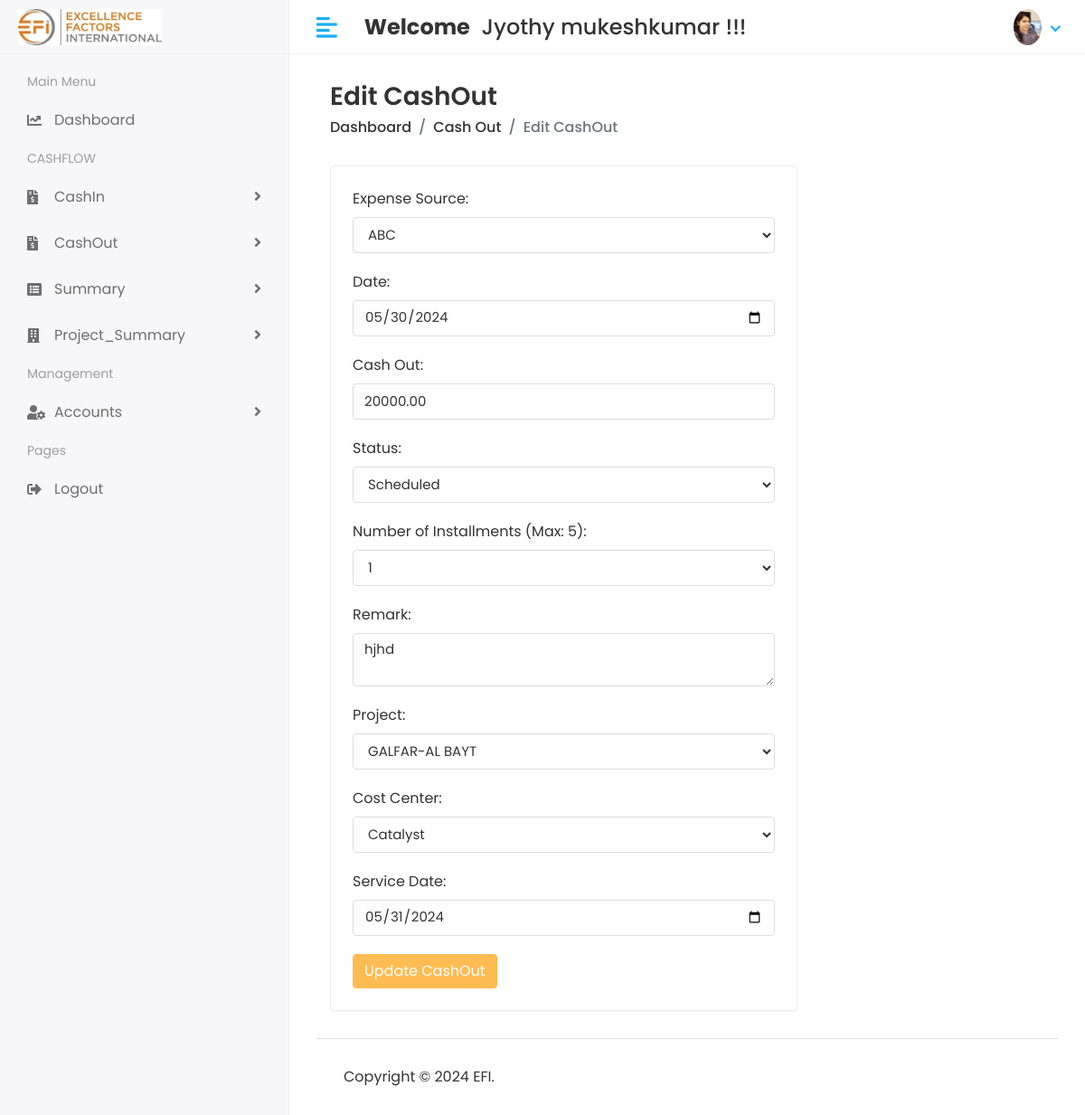
/account/CashOut/Edit/1281 (signed in), run on the app's committed database.
### cashflow/models.py (models this page shows, shortened)
class CustomUser(AbstractUser):
    USER_TYPES = (
        ('1', 'Account Team'),
        ('2', 'Manager'),
        ('3', 'Admin'),
    )
    user_type = models.CharField(choices=USER_TYPES, max_length=50, default='ACCOUNT_TEAM')
    profile_pic = models.ImageField(upload_to='profile_pics', blank=True, null=True)

class Cashout(models.Model):
    STATUS_CHOICES = [
        ('Paid', 'Paid'),
        ('Scheduled', 'Scheduled'),
    ]
    COST_CENTER_CHOICES = [
        ('catalyst', 'Catalyst'),
        ('oil_and_gas', 'Oil and Gas'),
        ('general_chemicals', 'General Chemicals'),
        ('overhead', 'Overhead'),
    ]
    expense_source = models.ForeignKey(ExpenseSource, on_delete=models.DO_NOTHING)
    date = models.DateField()
    cash_out = models.DecimalField(max_digits=10, decimal_places=2, default=0.0)
    status = models.CharField(max_length=50, choices=STATUS_CHOICES, default='Paid')
    delayed_date = models.DateField(null=True, blank=True)
    remark = models.TextField(blank=True)
    project = models.ForeignKey(Project, on_delete=models.DO_NOTHING, blank=True, null=True)
    cost_center = models.CharField(max_length=50, choices=COST_CENTER_CHOICES, default='catalyst', blank=True, null=True)
    service_date = models.DateField()
    installment_details = models.JSONField(blank=True, null=True)
    total_installment_amount = models.DecimalField(max_digits=10, decimal_places=2, default=0.0)
    balance_to_pay = models.DecimalField(max_digits=10, decimal_places=2, default=0.0)

class ExpenseSource(models.Model):
    name= models.CharField(max_length=250)
    created_at = models.DateTimeField(auto_now_add=True,null=True)
    updated_at = models.DateTimeField(auto_now=True,null=True)

class Project(models.Model):
    name = models.CharField(max_length=250)
    created_at = models.DateTimeField(auto_now_add=True,null=True)
    updated_at = models.DateTimeField(auto_now=True,null=True)

### data_management_main/account_views.py (the view)
# urls.py: path('account/CashOut/Edit/<str:id>',account_views.EDIT_CASHOUT,name='edit_cashout'),
@login_required(login_url='/')
def EDIT_CASHOUT(request, id):
    cashout = Cashout.objects.filter(id=id).first()
    if not cashout:
        messages.error(request, "Cashout record not found")
        return redirect("view_cashout")
    expense_sources = ExpenseSource.objects.all()
    projects = Project.objects.all()
    context = {
        'cashout': cashout,
        'expense_sources': expense_sources,
        'projects': projects,
    }
    return render(request, 'account/edit-cashout.html', context)

### templates/account/edit-cashout.html (shortened to what this page needs)
{% extends 'base.html' %}
{% block content %}
<div class="content container-fluid">
    <div class="page-header">
        <div class="row align-items-center">
            <div class="col">
                <h3 class="page-title">Edit CashOut</h3>
                <ul class="breadcrumb">
                    <li class="breadcrumb-item"><a href="{% url 'home' %}">Dashboard</a></li>
                    <li class="breadcrumb-item"><a href="{% url 'view_cashout' %}">Cash Out</a></li>
                    <li class="breadcrumb-item active">Edit CashOut</li>
                </ul>
            </div>
        </div>
    </div>
    <div class="row">
        <div class="col-md-8">
            <div class="card">
                <div class="card-body">
                    <form method="post" action="{% url 'update_cashout' %}">
                        <div class="form-group">
                            <label for="expense_source">Expense Source:</label>
                            <select class="form-control" name="expense_source" id="expense_source" required>
                                {% for expense_source in expense_sources %}
                                <option value="{{ expense_source.id }}" {% if cashout.expense_source.id == expense_source.id %} selected {% endif %}>{{ expense_source.name }}</option>
                                {% endfor %}
                            </select>
                        </div>
                        <div class="form-group">
                            <label for="date">Date:</label>
                            <input type="date" class="form-control" name="date" id="date" value="{{ cashout.date|date:'Y-m-d' }}" required>
                        </div>
                        <div class="form-group">
                            <label for="cash_out">Cash Out:</label>
                            <input type="number" class="form-control" name="cash_out" id="cash_out" value="{{ cashout.cash_out }}" required>
                        </div>
                        <div class="form-group">
                            <label for="status">Status:</label>
                            <select class="form-control" name="status" id="status" required onchange="toggleFields()">
                                <option value="Scheduled" {% if cashout.status == 'Scheduled' %} selected {% endif %}>Scheduled</option>
                            </select>
                        </div>
                        <div class="form-group" id="installments-field" style="display:none;">
                            <label for="num_installments">Number of Installments (Max: 5):</label>
                            <select class="form-control" name="num_installments" id="num_installments" onchange="showInstallmentFields(this.value)">
                                <option value="1">1</option>
                            </select>
                        </div>
                        <div class="form-group">
                            <label for="remark">Remark:</label>
                            <textarea class="form-control" name="remark" id="remark" required>{{ cashout.remark }}</textarea>
                        </div>
                        <div class="form-group">
                            <label for="project">Project:</label>
                            <select class="form-control" name="project" id="project" required>
                                {% for project in projects %}
                                <option value="{{ project.id }}" {% if cashout.project.id == project.id %} selected {% endif %}>{{ project.name }}</option>
                                {% endfor %}
                            </select>
                        </div>
                        <div class="form-group">
                            <label for="cost_center">Cost Center:</label>
                            <select class="form-control" name="cost_center" id="cost_center" required>
                                <option value="catalyst" {% if cashout.cost_center == 'catalyst' %} selected {% endif %}>Catalyst</option>
                            </select>
                        </div>
                        <div class="form-group">
                            <label for="service_date">Service Date:</label>
                            <input type="date" class="form-control" name="service_date" id="service_date" value="{{ cashout.service_date|date:'Y-m-d' }}" required>
                        </div>
                        <button type="submit" class="btn btn-primary">Update CashOut</button>
                    </form>
                </div>
            </div>
        </div>
    </div>
</div>
{% endblock %}

### templates/includes/header.html (shortened to what this page needs)
{% load static %}
<div class="header">
    <div class="header-left">
       <a href="index.html" class="logo">
       <img src="{% static 'assets/img/logo.jpg' %}" alt="Logo">
       </a>
    </div>
    <a href="javascript:void(0);" id="toggle_btn">
    <i class="fas fa-align-left"></i>
    </a>
    <div class="top-nav-search mt-3">
       <h4><strong> Welcome</strong>&nbsp;<span> {{ user.first_name}} {{ user.last_name}}</span>&nbsp;!!! </h4>
    </div>
      <ul class="nav user-menu">
       <li class="nav-item dropdown has-arrow">
          <a href="#" class="dropdown-toggle nav-link" data-toggle="dropdown">
          {% if user.profile_pic == "" %}
          <span class="user-img"><img class="rounded-circle" src="{% static 'assets/img/profiles/avatar-01.jpeg' %}" width="31" alt="Ryan Taylor"></span>
          {% else %}
          <span class="user-img"><img class="rounded-circle" src="/{{user.profile_pic}}" width="31" alt="Ryan Taylor"></span>
           {% endif %}
        </a>
       </li>
    </ul>
 </div>

### static/assets/css/style.css (style rules this page uses)
html { height: 100%; }
body { background-color: #fff; color: #333; font-family: 'Poppins', sans-serif; font-size: 1rem; height: 100%; line-height: 1.5; overflow-x: hidden; }
h1, h2, h3, h4, h5, h6 { font-family: 'Poppins', sans-serif; margin-top: 0; }
.form-control { border: 1px solid #ddd; box-shadow: none; color: #333; font-size: 15px; height: 40px; }
a { color: #009ce7; }
input, button, a { transition: all 0.4s ease; -moz-transition: all 0.4s ease; -o-transition: all 0.4s ease; -ms-transition: all 0.4s ease; -webkit-transition: all 0.4s ease; }
input, input:focus, button, button:focus { outline: none; }
textarea.form-control { resize: vertical; }
.form-group { margin-bottom: 1.25rem; }
ul, ol { padding: 0px; list-style: none; }
.btn-primary { background-color: #FFBC53; border: 1px solid #FFBC53; }
.card { border: 1px solid #ececf5; box-shadow: 0 1px 3px 0 rgba(0, 0, 0, 0.03); margin-bottom: 1.875rem; }
.card-body { padding: 1.5rem; }
.header { background-color: #fff; border-bottom: 1px solid #f3f3f4; left: 0; position: fixed; right: 0; top: 0; z-index: 1001; height: 60px; }
.header .header-left { float: left; height: 60px; padding: 0 20px; position: relative; width: 320px; z-index: 1; transition: all 0.2s ease-in-out; background-color: #f7f7fa; border-bottom: 1px solid #efefef; border-right: 1px solid #ececf5; display: flex; align-items: center; }
.header .header-left .logo { display: inline-block; line-height: 60px; }
.header .header-left .logo img { max-height: 40px; width: auto; }
.header .dropdown-toggle:after { display: none; }
.header .has-arrow .dropdown-toggle:after { border-top: 0; border-left: 0; border-bottom: 2px solid #18aefa; border-right: 2px solid #18aefa; content: ''; height: 8px; display: inline-block; pointer-events: none; -webkit-transform-origin: 66% 66%; -ms-transform-origin: 66% 66%; transform-origin: 66% 66%; -webkit-transform: rotate(45deg); -ms-transform: rotate(45deg); transform: rotate(45deg); -webkit-transition: all 0.15s ease-in-out; transition: all 0.15s ease-in-out; width: 8px; vertical-align: 0px; }
.user-menu { float: right; margin: 0; position: relative; z-index: 99; padding-right: 15px; }
.user-menu.nav > li > a { color: #a0a0a0; font-size: 14px; line-height: 58px; padding: 0 15px; height: 60px; }
.user-img { margin-right: 3px; position: relative; }
.top-nav-search { float: left; margin-left: 15px; }
.page-header { margin-bottom: 1.875rem; }
.page-header .breadcrumb { background-color: transparent; color: #6c757d; font-size: 1rem; font-weight: 500; margin-bottom: 0; padding: 0; }
.page-header .breadcrumb a { color: #333; }
.page-title { font-size: 28px; font-weight: 600; color: #333; margin-bottom: 5px; }
@media (min-width: 992px) { #toggle_btn { align-items: center; color: #18aefa; display: inline-flex; float: left; font-size: 26px; height: 60px; justify-content: center; margin-left: 15px; padding: 0 15px; } }

### data on the page
CustomUser: first_name "Jyothy", last_name "mukeshkumar", profile_pic (picture)
Cashout: expense_source "ABC", date "05/30/2024", cash_out "20000.00", status "Scheduled", remark "hjhd", project "GALFAR-AL BAYT", cost_center "Catalyst", service_date "05/31/2024"
